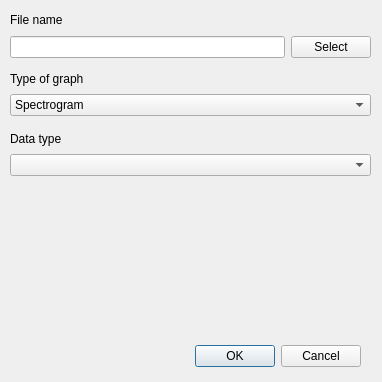
<?xml version="1.0" encoding="UTF-8"?>
<ui version="4.0">
 <class>AddNewGraphDialog</class>
 <widget class="QDialog" name="AddNewGraphDialog">
  <property name="geometry">
   <rect>
    <x>0</x>
    <y>0</y>
    <width>382</width>
    <height>382</height>
   </rect>
  </property>
  <property name="windowTitle">
   <string>Dialog</string>
  </property>
  <widget class="QDialogButtonBox" name="buttonBox">
   <property name="geometry">
    <rect>
     <x>20</x>
     <y>340</y>
     <width>341</width>
     <height>32</height>
    </rect>
   </property>
   <property name="orientation">
    <enum>Qt::Horizontal</enum>
   </property>
   <property name="standardButtons">
    <set>QDialogButtonBox::Cancel|QDialogButtonBox::Ok</set>
   </property>
  </widget>
  <widget class="QWidget" name="">
   <property name="geometry">
    <rect>
     <x>10</x>
     <y>10</y>
     <width>361</width>
     <height>48</height>
    </rect>
   </property>
   <layout class="QVBoxLayout" name="verticalLayout">
    <item>
     <widget class="QLabel" name="label">
      <property name="text">
       <string>File name</string>
      </property>
     </widget>
    </item>
    <item>
     <layout class="QHBoxLayout" name="horizontalLayout">
      <item>
       <widget class="QLineEdit" name="lineEdit"/>
      </item>
      <item>
       <widget class="QPushButton" name="pushButton">
        <property name="text">
         <string>Select</string>
        </property>
       </widget>
      </item>
     </layout>
    </item>
   </layout>
  </widget>
  <widget class="QWidget" name="">
   <property name="geometry">
    <rect>
     <x>10</x>
     <y>70</y>
     <width>361</width>
     <height>46</height>
    </rect>
   </property>
   <layout class="QVBoxLayout" name="verticalLayout_2">
    <item>
     <widget class="QLabel" name="label_2">
      <property name="text">
       <string>Type of graph</string>
      </property>
     </widget>
    </item>
    <item>
     <widget class="QComboBox" name="graphType">
      <item>
       <property name="text">
        <string>Spectrogram</string>
       </property>
      </item>
      <item>
       <property name="text">
        <string>Oscillogram</string>
       </property>
      </item>
     </widget>
    </item>
   </layout>
  </widget>
  <widget class="QWidget" name="">
   <property name="geometry">
    <rect>
     <x>10</x>
     <y>130</y>
     <width>361</width>
     <height>46</height>
    </rect>
   </property>
   <layout class="QVBoxLayout" name="verticalLayout_3">
    <item>
     <widget class="QLabel" name="label_3">
      <property name="text">
       <string>Data type</string>
      </property>
     </widget>
    </item>
    <item>
     <widget class="QComboBox" name="dataType"/>
    </item>
   </layout>
  </widget>
 </widget>
 <resources/>
 <connections>
  <connection>
   <sender>buttonBox</sender>
   <signal>accepted()</signal>
   <receiver>AddNewGraphDialog</receiver>
   <slot>accept()</slot>
   <hints>
    <hint type="sourcelabel">
     <x>248</x>
     <y>254</y>
    </hint>
    <hint type="destinationlabel">
     <x>157</x>
     <y>274</y>
    </hint>
   </hints>
  </connection>
  <connection>
   <sender>buttonBox</sender>
   <signal>rejected()</signal>
   <receiver>AddNewGraphDialog</receiver>
   <slot>reject()</slot>
   <hints>
    <hint type="sourcelabel">
     <x>316</x>
     <y>260</y>
    </hint>
    <hint type="destinationlabel">
     <x>286</x>
     <y>274</y>
    </hint>
   </hints>
  </connection>
 </connections>
</ui>
